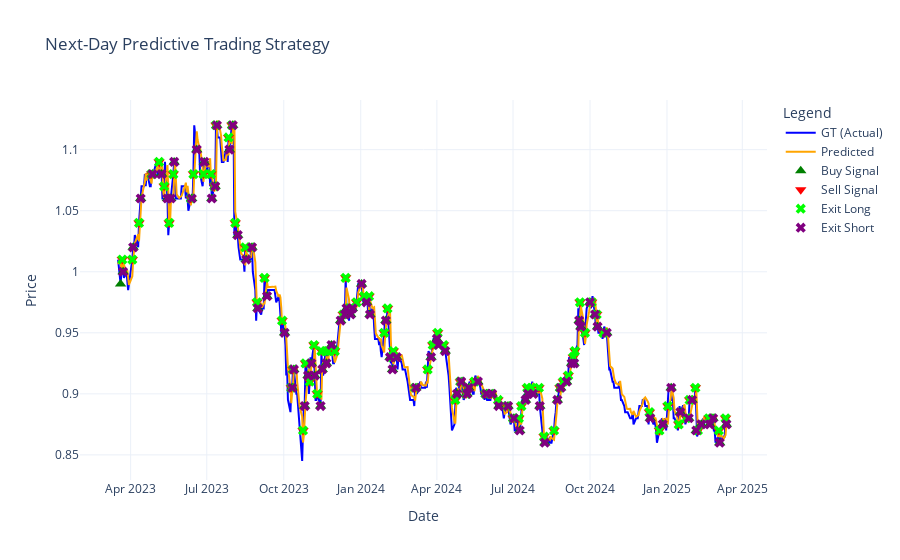

Write notebook code for a chart like this one.
### Code cell
# Extract series
dates = test_df.index
gt = test_df['GT']
predict = test_df['Predict']

# Separate long/short entries & exits from the trade log
entry_long = trade_log_df[trade_log_df['Action'].str.contains("Open Long")]
entry_short = trade_log_df[trade_log_df['Action'].str.contains("Open Short")]
exit_long = trade_log_df[trade_log_df['Action'].str.contains("Close Long")]
exit_short = trade_log_df[trade_log_df['Action'].str.contains("Close Short")]

# Create the interactive plot
fig = go.Figure()

# Ground truth price line
fig.add_trace(go.Scatter(x=dates, y=gt, mode='lines', name='GT (Actual)', line=dict(color='blue')))

# Predicted price line
fig.add_trace(go.Scatter(x=dates, y=predict, mode='lines', name='Predicted', line=dict(color='orange')))

# Entry Long signals
fig.add_trace(go.Scatter(
    x=entry_long['Date'], y=entry_long['Price'],
    mode='markers',
    name='Buy Signal',
    marker=dict(symbol='triangle-up', size=10, color='green')
))

# Entry Short signals
fig.add_trace(go.Scatter(
    x=entry_short['Date'], y=entry_short['Price'],
    mode='markers',
    name='Sell Signal',
    marker=dict(symbol='triangle-down', size=10, color='red')
))

# Exit Long signals
fig.add_trace(go.Scatter(
    x=exit_long['Date'], y=exit_long['Price'],
    mode='markers',
    name='Exit Long',
    marker=dict(symbol='x', size=9, color='lime')
))

# Exit Short signals
fig.add_trace(go.Scatter(
    x=exit_short['Date'], y=exit_short['Price'],
    mode='markers',
    name='Exit Short',
    marker=dict(symbol='x', size=9, color='purple')
))

# Layout settings
fig.update_layout(
    title='Next-Day Predictive Trading Strategy',
    xaxis_title='Date',
    yaxis_title='Price',
    legend_title='Legend',
    template='plotly_white',
    hovermode='closest'
)

fig.show()
